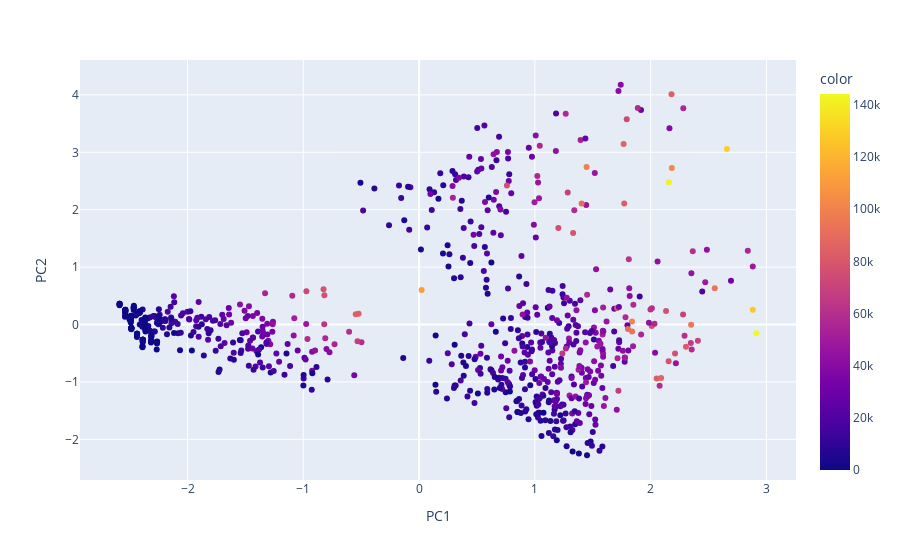

The cell this chart's notebook holds for it:
### Code cell
pca = PCA(n_components=2)
components = pca.fit_transform(scaled_df)
labels = {
    'x':'PC1', 'y':'PC2'
}
fig = px.scatter(
    x = components[:, 0],
    y = components[:, 1],
    color=df['income'],
    labels=labels
)
# fig.update_traces(diagonal_visible=False)
fig.show()

### Figure 1 — Plotly figure (JSON) as saved in the notebook; plotly's stock layout.template omitted (floating-point values rounded to 4 significant figures; data arrays with more than 128 entries replaced by an {"elided": "..."} marker saying what was removed)
{"data": [{"hovertemplate": "PC1=%{x}<br>PC2=%{y}<br>color=%{marker.color}<extra></extra>", "legendgroup": "", "marker": {"color": {"elided": "747 int values"}, "coloraxis": "coloraxis", "symbol": "circle"}, "mode": "markers", "name": "", "orientation": "v", "showlegend": false, "type": "scatter", "x": {"elided": "747 float values"}, "xaxis": "x", "y": {"elided": "747 float values"}, "yaxis": "y"}], "layout": {"autosize": true, "coloraxis": {"colorbar": {"title": {"text": "color"}}, "colorscale": [[0, "#0d0887"], [0.1111, "#46039f"], [0.2222, "#7201a8"], [0.3333, "#9c179e"], [0.4444, "#bd3786"], [0.5556, "#d8576b"], [0.6667, "#ed7953"], [0.7778, "#fb9f3a"], [0.8889, "#fdca26"], [1, "#f0f921"]]}, "legend": {"tracegroupgap": 0}, "margin": {"t": 60}, "xaxis": {"anchor": "y", "autorange": true, "domain": [0, 1], "range": [-2.912, 3.239], "title": {"text": "PC1"}, "type": "linear"}, "yaxis": {"anchor": "x", "autorange": true, "domain": [0, 1], "range": [-2.735, 4.634], "title": {"text": "PC2"}, "type": "linear"}}}
